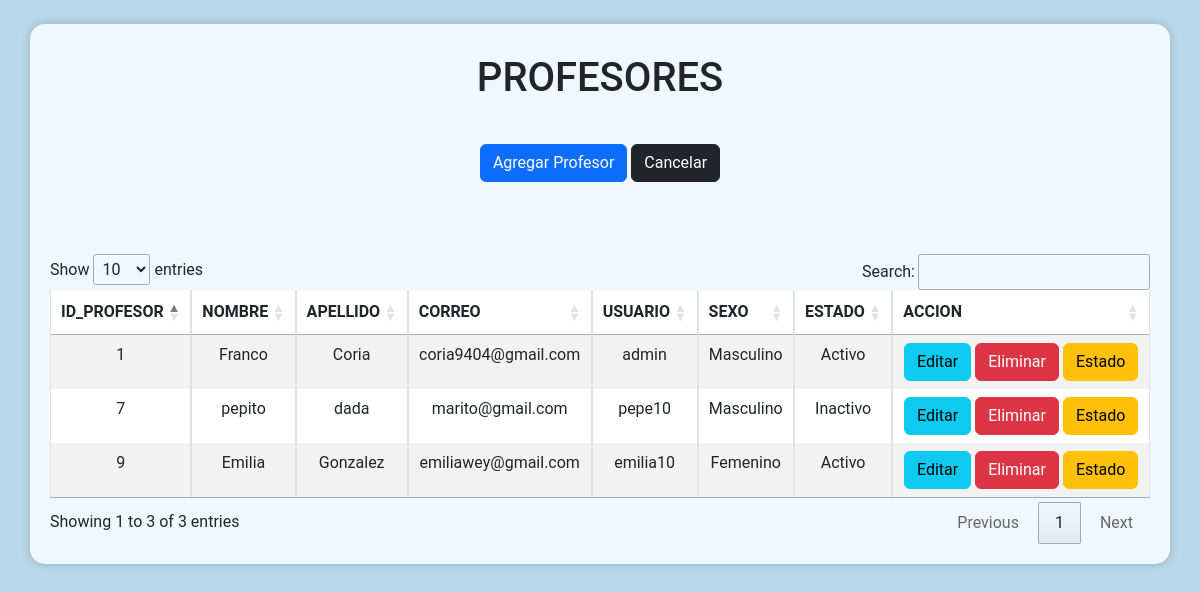
Screenshot of /admin/profesores/profesores.php (signed in) with the database file from the repository.
### tables this page shows
CREATE TABLE `profesores` (
  `id_profesor` int(11) NOT NULL,
  `nombre` varchar(50) NOT NULL,
  `apellido` varchar(50) NOT NULL,
  `correo` varchar(50) NOT NULL,
  `usuario` varchar(50) NOT NULL,
  `contraseña` varchar(50) NOT NULL,
  `id_sexo` int(11) NOT NULL,
  `id_estado` int(11) NOT NULL
);

CREATE TABLE `sexo` (
  `id_sexo` int(11) NOT NULL,
  `tipo` varchar(50) NOT NULL
);

CREATE TABLE `estado` (
  `id_estado` int(11) NOT NULL,
  `tipo` varchar(50) NOT NULL
);

### admin/profesores/profesores.php (the view, shortened to what this page needs)
<?php
$conn = mysqli_connect("localhost", "root", "", "gestion_calificaciones");
?>
<!DOCTYPE html>
<html lang="en">
<head>
    <link rel="stylesheet" href="https://cdn.jsdelivr.net/npm/bootstrap@5.3.0-alpha1/dist/css/bootstrap.min.css">
    <link rel="stylesheet" href="//cdn.datatables.net/1.13.4/css/jquery.dataTables.min.css">
</head>
<br>
<body>
    <div class="container">
        <h1>PROFESORES</h1>
        <br>
        <button type="button" class="btn btn-primary" onclick="window.location.href='insertarProfesor.php'">Agregar Profesor</button>
        <button type="button" class="btn btn-dark" onclick="window.location.href='../modoAdmin.php'">Cancelar</button>
        <br><br><br><br>
        <?php
        $sql = "SELECT p.id_profesor, p.nombre, p.apellido, p.correo, p.usuario, s.tipo AS sexo, e.tipo AS estado
        FROM profesores p
        JOIN sexo s ON p.id_sexo = s.id_sexo
        JOIN estado e ON p.id_estado = e.id_estado;";
        $result = mysqli_query($conn, $sql);
        ?>
        <table id="profesores" class="table table-bordered table-striped text-center">
            <thead>
                <tr class="bg-primary text-white">
                    <th scope="col">ID_PROFESOR</th>
                    <th scope="col">NOMBRE</th>
                    <th scope="col">APELLIDO</th>
                    <th scope="col">CORREO</th>
                    <th scope="col">USUARIO</th>
                    <th scope="col">SEXO</th>
                    <th scope="col">ESTADO</th>
                    <th scope="col">ACCION</th>
                </tr>
            </thead>
            <tbody>
                <?php
                while ($mostrar = mysqli_fetch_array($result)) {
                    ?>
                    <tr>
                        <td><?php echo $mostrar['id_profesor'] ?></td>
                        <td><?php echo $mostrar['nombre'] ?></td>
                        <td><?php echo $mostrar['apellido'] ?></td>
                        <td><?php echo $mostrar['correo'] ?></td>
                        <td><?php echo $mostrar['usuario'] ?></td>
                        <td><?php echo $mostrar['sexo'] ?></td>
                        <td><?php echo $mostrar['estado'] ?></td>
                        <td>
                            <button type="button" class="btn btn-info" onclick="window.location.href='editarProfesor.php?id=<?php echo $mostrar["id_profesor"]; ?>'">Editar</button>
                            <button type="button" class="btn btn-danger" onclick="window.location.href='eliminarProfesor.php?id=<?php echo $mostrar["id_profesor"]; ?>'">Eliminar</button>
                            <button type="button" class="btn btn-warning" onclick="window.location.href='estadoProfesor.php?id=<?php echo $mostrar["id_profesor"]; ?>'">Estado</button>
                        </td>
                    </tr>
                <?php
                }
                ?>
            </tbody>
        </table>
    </div>
</body>
</html>

### admin/profesores/profesores.php (style rules this page uses)
body { background-color: #BAD8EC; font-family: "Roboto", sans-serif; text-align: center; }
.container { background-color: aliceblue; margin: auto; padding: 20px; border-radius: 15px; box-shadow: 0 0 10px rgba(0, 0, 0, 0.2); }
h1 { background-color: aliceblue; border-radius: 15px 10px 15px 10px; padding: 10px; }

### rows the page displays
profesores: id_profesor "1", nombre "Franco", apellido "Coria", correo "coria9404@gmail.com", usuario "admin", id_sexo.tipo "Masculino", id_estado.tipo "Activo"
profesores: id_profesor "7", nombre "pepito", apellido "dada", correo "marito@gmail.com", usuario "pepe10", id_sexo.tipo "Masculino", id_estado.tipo "Inactivo"
profesores: id_profesor "9", nombre "Emilia", apellido "Gonzalez", correo "emiliawey@gmail.com", usuario "emilia10", id_sexo.tipo "Femenino", id_estado.tipo "Activo"
